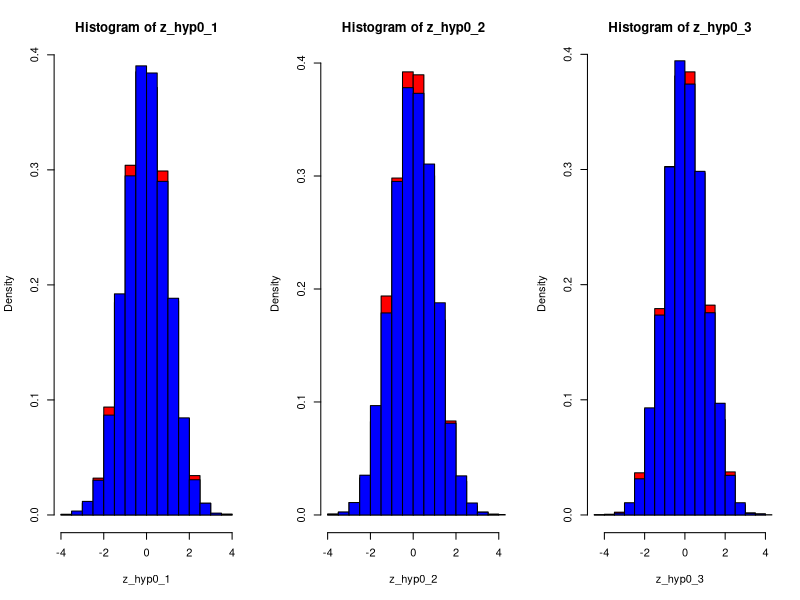

The R script that drew this image:
n_1 <-20
n_2 <-50
n_3 <- 500
a <-3
a_0 <-3.1
a_1 <-4
sigma <-1
# hypo_0 <- a==a_0
# hypo_1 <-  a==a_1

mx_1_1 <-c()
mx_2_1 <-c()
mx_3_1 <-c()
mx_1_2 <-c()
mx_2_2 <-c()
mx_3_2 <-c()

z_hyp0_1 <-c()
z_hyp0_2 <-c()
z_hyp0_3 <-c()

z_hyp1_1 <-c()
z_hyp1_2 <-c()
z_hyp1_3 <-c()

for(i in 1:10000)
{
  sel_1_1 <-rnorm(n = 20, mean = a_0, sd = sigma)
  sel_1_2 <-rnorm(n = 20, mean = a_1, sd = sigma)
  mx_1_1[i] <- mean(sel_1_1)
  mx_1_2[i] <- mean(sel_1_2)
  z_hyp0_1[i] <-(mx_1_1[i]-a_0)/(sigma/sqrt(20))
  z_hyp1_1[i] <-(mx_1_2[i]-a_1)/(sigma/sqrt(20))
  sel_2_1 <-rnorm(n = 50, mean = a_0, sd = sigma)
  sel_2_2 <-rnorm(n = 50, mean = a_1, sd = sigma)
  mx_2_1[i] <- mean(sel_2_1)
  mx_2_2[i] <- mean(sel_2_2)
  z_hyp0_2[i] <-(mx_2_1[i]-a_0)/(sigma/sqrt(50))
  z_hyp1_2[i] <-(mx_2_2[i]-a_1)/(sigma/sqrt(50))
  sel_3_1 <-rnorm(n = 500, mean = a_0, sd = sigma)
  sel_3_2 <-rnorm(n = 500, mean = a_1, sd = sigma)
  mx_3_1[i] <- mean(sel_3_1)
  mx_3_2[i] <- mean(sel_3_2)
  z_hyp0_3[i] <-(mx_3_1[i]-a_0)/(sigma/sqrt(500))
  z_hyp1_3[i] <-(mx_3_2[i]-a_1)/(sigma/sqrt(500))
}

par(mfrow=c(1,3))
hist(z_hyp0_1, freq = F,col='red')
hist(z_hyp1_1, freq = F,add=T, col='blue')

hist(z_hyp0_2, freq = F,col='red')
hist(z_hyp1_2, freq = F,add=T, col='blue')

hist(z_hyp0_3, freq = F,col='red')
hist(z_hyp1_3, freq = F,add=T, col='blue')
